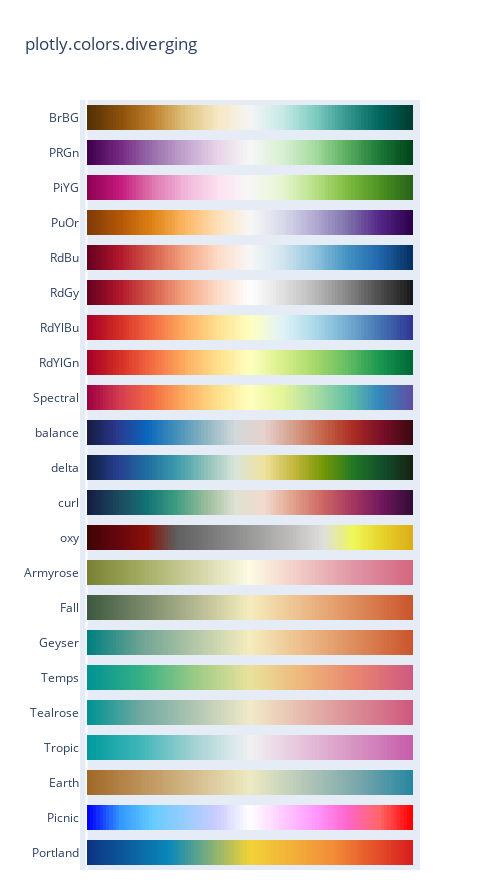

This figure's notebook cell:
### Code cell
import plotly.express as px

fig = px.colors.diverging.swatches_continuous()
fig.show()
